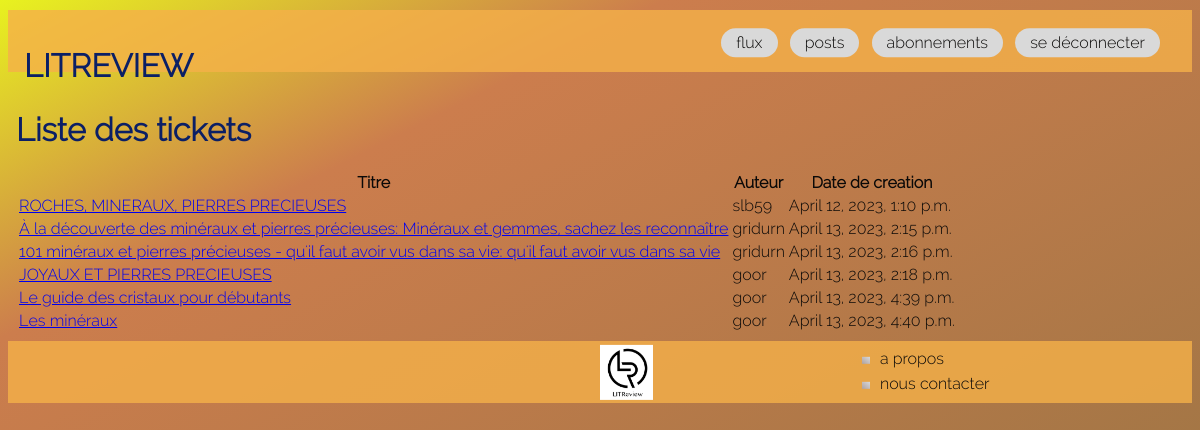
The page /tickets/ on the database its author committed.
### review/models.py (models this page shows, shortened)
class Ticket(models.Model):
    title = models.CharField(max_length=128)
    description = models.TextField(max_length=2048, blank=True)
    user = models.ForeignKey(to=settings.AUTH_USER_MODEL,
                             on_delete=models.CASCADE)
    image = models.ImageField(null=True, blank=True, upload_to='assets/img/')
    time_created = models.DateTimeField(auto_now_add=True)

### review/views.py (the view)
# urls.py: path('tickets/', views.ticket_list, name='ticket_list'),
def ticket_list(request):
    tickets = Ticket.objects.all()
    return render(request, 'review/ticket/list.html', {'tickets': tickets})

### templates/review/ticket/list.html (shortened to what this page needs)
{% extends "base.html" %}
{% block content %}
 <h1>Liste des tickets</h1>
 <table>
    <tr>
        <th>Titre</th>
        <th>Auteur</th>
        <th>Date de creation</th>
    </tr>
 {% for ticket in tickets %}
 <tr>
    <td> <a href="{% url 'review:ticket_detail' ticket.id %}">
        {{ ticket.title }}
        </a>
    </td>
    <td>{{ ticket.user }}</td>
    <td>{{ ticket.time_created }}</td>
</tr>
{% endfor %}
</table>
{% endblock %}

### templates/base.html
{% include "header.html"%}
        <main>
            <div id="content">
            {% block content %}
            {% endblock %}
            </div>
        </main>
{% include "footer.html"%}

### templates/header.html (shortened to what this page needs)
{% load static %}
<!DOCTYPE html>
<html>
    <head>
    <link href="{% static "css/review.css" %}" rel="stylesheet">
    </head>
    <body>
        <header id="header">
            <h1>LITREVIEW</h1>
            <nav class="header__menu">
                {% include 'navbar/navbar.html' %}
            </nav>
        </header>

### templates/navbar/navbar.html
{% load static %}
<ul>
    <li>
        <a class="btn" href="">flux</a>
    </li>
    <li><a class="btn" href="">posts</a></li>
    <li><a class="btn" href="">abonnements</a></li>
    <li><a class="btn" href="{% url 'account:logout' %}">se déconnecter</a></li>
</ul>

### templates/footer.html
{% load static %}
<footer id="footer" class="footer">
    <img class="footer__logo" src="{% static "assets/logo.png" %}" alt="logo Litreview">
    <nav class="footer__menu">
        {% include 'navbar/footer_navbar.html' %}
    </nav>
</footer>
</body>
</html>

### templates/navbar/footer_navbar.html
{% load static %}
<ul>
    <li><a class="footer__link" href="">a propos</a></li>
    <li><a class="footer__link" href="">nous contacter</a></li>
</ul>

### static/css/review.css (style rules this page uses)
html { background: linear-gradient(333deg, rgb(144, 115, 66) 0%, rgb(204, 125, 77) 76%, rgb(232, 242, 31) 100%); font-family: "Raleway-Light"; color: rgb(10, 9, 8); min-height: 100vh; scroll-behavior: smooth; overflow-x: hidden; }
h1 { font-size: 2rem; color: rgb(11, 31, 101); }
div { padding: 0.5rem; }
.btn { background-color: rgb(217, 217, 217); color: rgb(10, 9, 8); padding: 5px 15px; border-radius: 1rem; }
footer { background-color: rgba(246, 177, 73, 0.8); padding: 1rem; height: 30px; position: relative; }
footer .footer__link { color: rgb(10, 9, 8); }
footer .footer__logo { position: absolute; height: 55px; left: 50%; transform: translate(-50%); transform: translateY(-22%); }
footer .footer__menu { position: absolute; left: 70%; transform: translate(100%); transform: translateY(-22%); }
footer .footer__menu ul { margin: 0; }
footer .footer__menu li { list-style-image: linear-gradient(to left bottom, rgb(217, 217, 217), rgb(173, 161, 161)); padding: 0.2rem; }
footer .footer__menu li a { text-decoration: none; }
header { background-color: rgba(246, 177, 73, 0.8); padding: 1rem; height: 30px; display: grid; grid-template-columns: repeat(3, 1fr); margin: 10px auto; }
header .header__menu { padding-top: 0em; padding-right: 0em; grid-column: 4; margin: auto 1em; align-content: center; text-align: right; transform: translateY(-120%); }
header .header__menu ul { margin: 0; }
header .header__menu li { display: inline; padding-left: 0.5em; }
header .header__menu li a { text-decoration: none; }

### rows shown on the page
Ticket: title "ROCHES, MINERAUX, PIERRES PRECIEUSES", user "slb59", time_created "April 12, 2023, 1:10 p.m."
Ticket: title "À la découverte des minéraux et pierres précieuses: Minéraux et gemmes, sachez les reconnaître", user "gridurn", time_created "April 13, 2023, 2:15 p.m."
Ticket: title "101 minéraux et pierres précieuses - qu'il faut avoir vus dans sa vie: qu'il faut avoir vus dans sa vie", user "gridurn", time_created "April 13, 2023, 2:16 p.m."
Ticket: title "JOYAUX ET PIERRES PRECIEUSES", user "goor", time_created "April 13, 2023, 2:18 p.m."
Ticket: title "Le guide des cristaux pour débutants", user "goor", time_created "April 13, 2023, 4:39 p.m."
Ticket: title "Les minéraux", user "goor", time_created "April 13, 2023, 4:40 p.m."
